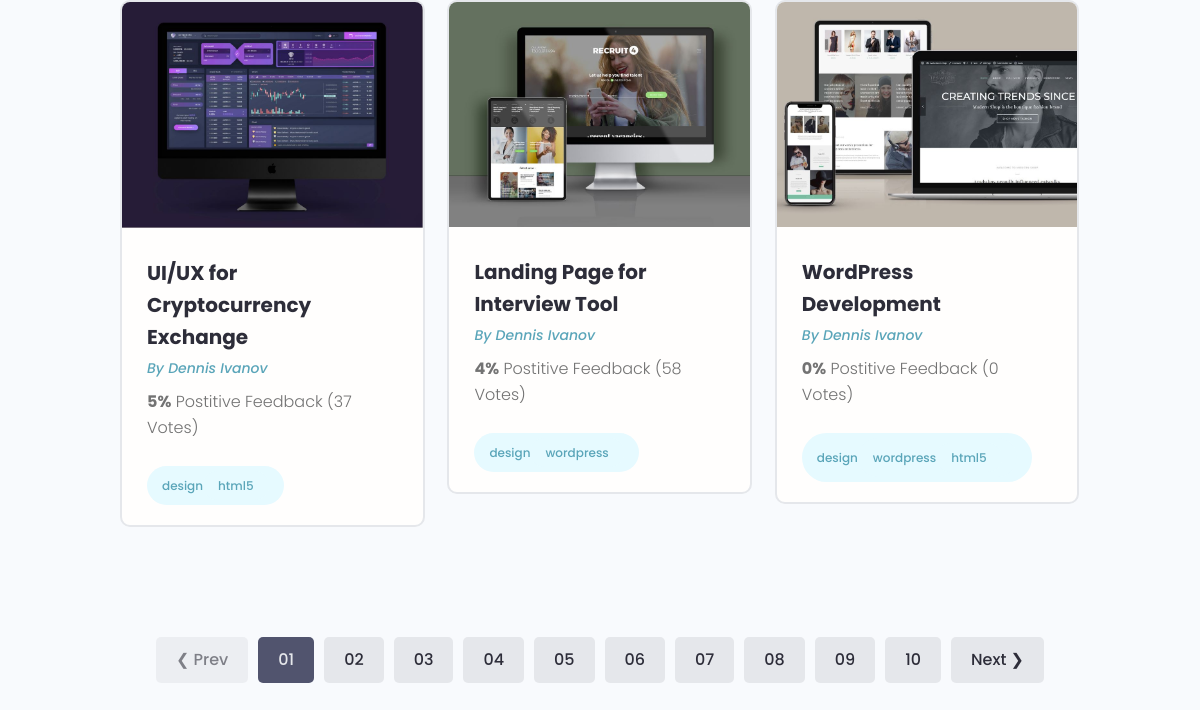
The app's page /projects/ (lower part), older data.
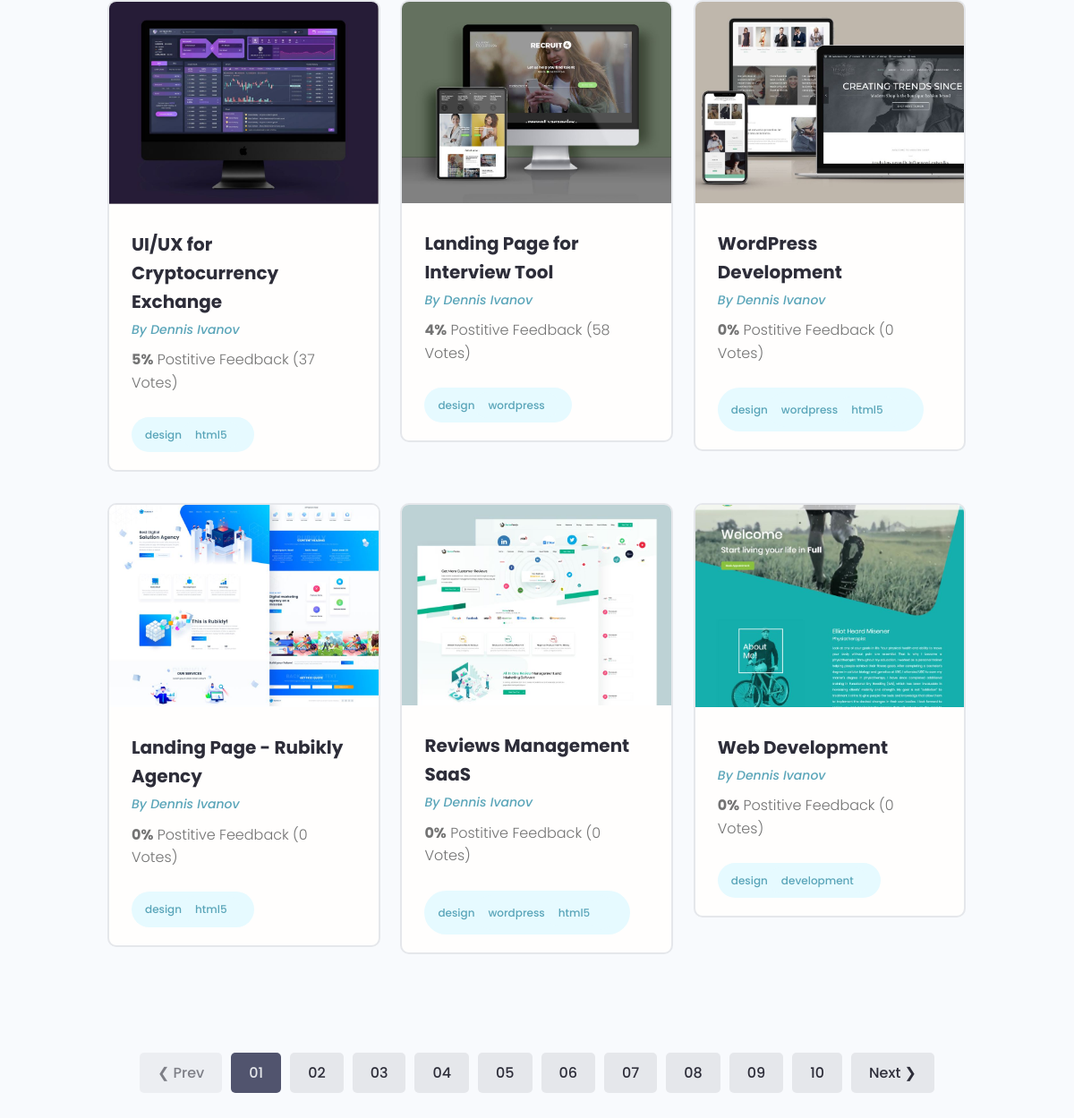
The same page, newer data.
### projects/models.py (models this page shows, shortened)
class Project(models.Model):
    owner = models.ForeignKey(Profile, on_delete=models.SET_NULL, null=True, blank=True)
    title = models.CharField(max_length=200)
    description = models.TextField(blank=True)
    featured_image = models.ImageField(upload_to="projects/%Y/%m/%d/", default="default.jpg")
    demo_link = models.CharField(max_length=2000, blank=True)
    source_link = models.CharField(max_length=2000, blank=True)
    tags = models.ManyToManyField('Tag', blank=True)
    vote_total = models.IntegerField(default=0)
    vote_rating = models.IntegerField(default=0)
    created = models.DateTimeField(auto_now_add=True)

class Tag(models.Model):
    name = models.CharField(max_length=200)
    created = models.DateTimeField(auto_now_add=True)
    def __str__(self):
        return self.name

### projects/views.py (the view)
# urls.py: path('projects/', include('projects.urls')),
def projects(request):
    pr = Project.objects.all()
    context = {
        'projects': pr
    }
    return render(request, 'projects/projects.html', context)

### projects/templates/projects/projects.html (shortened to what this page needs)
{% extends 'projects/base.html' %}
{% block content %}
  <main class="projects">
    <section class="projectsList">
      <div class="container">
        <div class="grid grid--three">
          {% for project in projects %}
          <div class="column">
            <div class="card project">
              <a href="single-project.html" class="project">
                <img class="project__thumbnail" src="{{ project.featured_image.url }}" alt="project thumbnail" />
                <div class="card__body">
                  <h3 class="project__title">{{ project.title }}</h3>
                  <p><a class="project__author" href="profile.html">By Dennis Ivanov</a></p>
                  <p class="project--rating">
                    <span style="font-weight: bold;">{{ project.vote_rating }}%</span> Postitive
                    Feedback ({{ project.vote_total }} Vote{{ project.vote_total|pluralize:"s" }})
                  </p>
                  <div class="project__tags">
                    {% for tag in project.tags.all %}
                    <span class="tag tag--pill tag--main">
                      <small>{{ tag }}</small>
                      {% endfor %}
                    </span>
                  </div>
                </div>
              </a>
            </div>
          </div>
          {% endfor %}
        </div>
      </div>
    </section>
    <div class="pagination">
      <ul class="container">
        <li><a href="#" class="btn btn--disabled">&#10094; Prev</a></li>
        <li><a href="#" class="btn btn--sub">01</a></li>
        <li><a href="#" class="btn">02</a></li>
        <li><a href="#" class="btn">03</a></li>
        <li><a href="#" class="btn">04</a></li>
        <li><a href="#" class="btn">05</a></li>
        <li><a href="#" class="btn">06</a></li>
        <li><a href="#" class="btn">07</a></li>
        <li><a href="#" class="btn">08</a></li>
        <li><a href="#" class="btn">09</a></li>
        <li><a href="#" class="btn">10</a></li>
        <li><a href="#" class="btn">Next &#10095;</a></li>
      </ul>
    </div>
  </main>
{% endblock %}

Row changes from the older to the newer data that the page shows:
added Project: featured_image (picture), title "Landing Page - Rubikly Agency", vote_rating "0", vote_total "0", Tag (name "design"), Tag (name "html5")
added Project: featured_image (picture), title "Reviews Management SaaS", vote_rating "0", vote_total "0", Tag (name "design"), Tag (name "wordpress"), Tag (name "html5")
added Project: featured_image (picture), title "Web Development", vote_rating "0", vote_total "0", Tag (name "design")
now on this page (row unchanged): Tag: name "development", shown under "Web Development"
